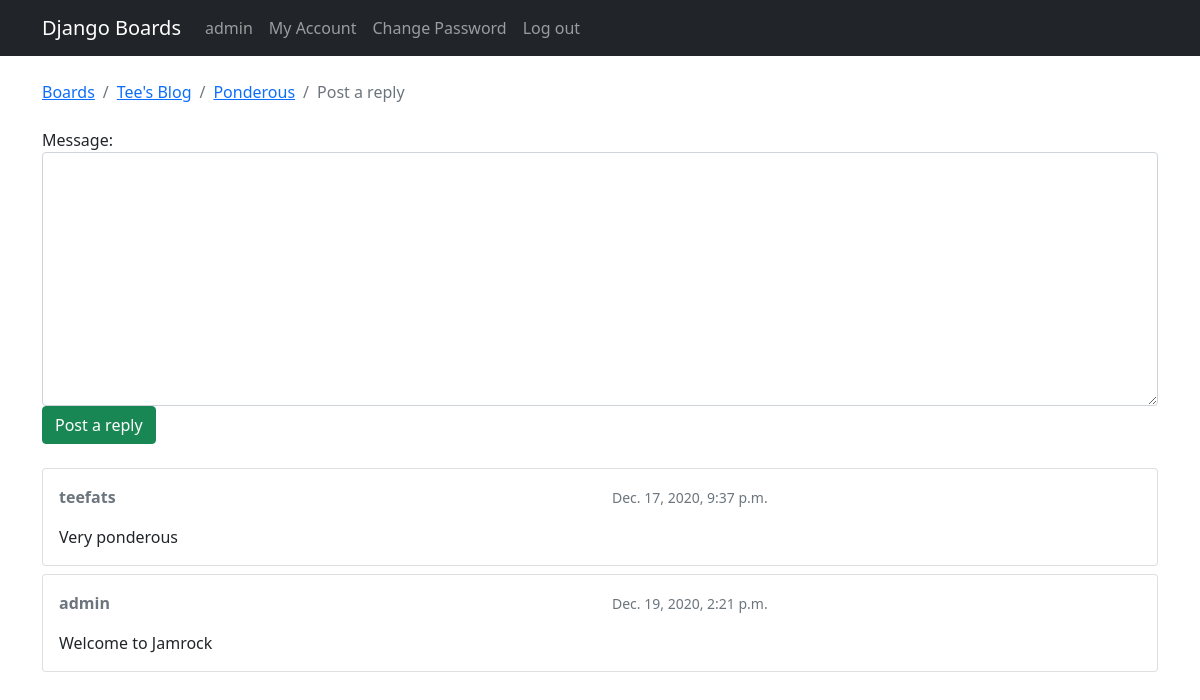
The page /boards/1/topics/10/reply/ (signed in) on the database its author committed.
### boards/models.py (models this page shows, shortened)
class Topic(models.Model):
    subject= models.CharField(max_length=255)
    last_updated = models.DateTimeField(auto_now_add=True)
    board = models.ForeignKey(Board, related_name= 'topics', on_delete=CASCADE)
    starter = models.ForeignKey(User, related_name='topics', on_delete=CASCADE)
    views = models.PositiveIntegerField(default=0)

class Board(models.Model):
    name = models.CharField(max_length=30, unique=True)
    description= models.CharField(max_length=100)

class Post(models.Model):
    message= models.TextField(max_length=4000)
    topic = models.ForeignKey(Topic, related_name='posts', on_delete=CASCADE)
    created_at = models.DateTimeField(auto_now_add=True)
    updated_at =models.DateTimeField(null=True)
    created_by = models.ForeignKey(User, related_name='posts', on_delete=CASCADE)
    updated_by = models.ForeignKey(User, null=True, related_name='+', on_delete=CASCADE)

### boards/views.py (the view)
# urls.py: url(r'^boards/(?P<pk>\d+)/topics/(?P<topic_pk>\d+)/reply/$', views.reply_topic, name='reply_topic'),
@login_required
def reply_topic(request, pk, topic_pk):
    topic = get_object_or_404(Topic, board__pk=pk, pk=topic_pk)
    if request.method == 'POST':
        form = PostForm(request.POST)
        if form.is_valid():
            post = form.save(commit=False)
            post.topic = topic
            post.created_by = request.user
            post.save()
            topic.last_updated = timezone.now()
            topic.save()
            topic_url = reverse('topic_posts', kwargs={'pk': pk, 'topic_pk': topic_pk})
            topic_post_url = '{url}?page={page}#{id}'.format(
                url=topic_url,
                id=post.pk,
                page=topic.get_page_count()
            )
            return redirect(topic_post_url)
    else:
        form = PostForm()
    return render(request, 'reply_topic.html', {'topic': topic, 'form': form})

### boards/forms.py
class PostForm(forms.ModelForm):
    class Meta:
        model = Post
        fields = ['message',]

### boards/templatetags/form_tags.py (called while the page is built)
@register.filter
def input_class(bound_field):
    css_class = ''
    if bound_field.form.is_bound:
        if bound_field.errors:
            css_class = 'is-invalid'
        elif field_type(bound_field) != 'PasswordInput':
            css_class = 'is-valid'
    return 'form-control {}'.format(css_class)

### templates/reply_topic.html (shortened to what this page needs)
{% extends 'base.html' %}
{% load static %}
{% block breadcrumb %}
  <li class="breadcrumb-item"><a href="{% url 'home' %}">Boards</a></li>
  <li class="breadcrumb-item"><a href="{% url 'board_topics' topic.board.pk %}">{{ topic.board.name }}</a></li>
  <li class="breadcrumb-item"><a href="{% url 'topic_posts' topic.board.pk topic.pk %}">{{ topic.subject }}</a></li>
  <li class="breadcrumb-item active">Post a reply</li>
{% endblock %}
{% block content %}
  <form method="post" class="mb-4" novalidate>
    {% include 'includes/form.html' %}
    <button type="submit" class="btn btn-success">Post a reply</button>
  </form>
  {% for post in topic.posts.all %}
    <div class="card mb-2">
      <div class="card-body p-3">
        <div class="row mb-3">
          <div class="col-6">
            <strong class="text-muted">{{ post.created_by.username }}</strong>
          </div>
          <div class="col-6 text-right">
            <small class="text-muted">{{ post.created_at }}</small>
          </div>
        </div>
        {{ post.message }}
      </div>
    </div>
  {% endfor %}
{% endblock %}

### templates/base.html (shortened to what this page needs)
{% load static %}
{% load bootstrap4 %}
<!DOCTYPE html>
<html lang="en">
<head>
    <link href="https://cdn.jsdelivr.net/npm/bootstrap@5.0.0-beta1/dist/css/bootstrap.min.css" rel="stylesheet">
    <link rel="stylesheet" href="https://cdn.jsdelivr.net/simplemde/latest/simplemde.min.css">
    <link rel="stylesheet" href="{% static '/roseboard/static/css/bootstrap.min.css' %}">
</head>
<body>
    {% block body %}
    <nav class="navbar navbar-expand-sm navbar-dark bg-dark">
        <div class="container">
          <a class="navbar-brand" href="{% url 'home' %}">Django Boards</a>
          <div class="collapse navbar-collapse" id="mainMenu">
              {% if user.is_authenticated %}
            <ul class="navbar-nav ml-auto">
              <li class="nav-item ">
                <a class="nav-link" href="#" id="userMenu"  aria-haspopup="true" aria-expanded="false">
                  {{ user.username }}
                </a>
            </li>
            <li class="nav-item ">
                <a class="nav-link" href="{% url 'my_account' %}" id="userMenu"  aria-haspopup="true" aria-expanded="false">
                  My Account
                </a>
            </li>
            <li class="nav-item ">
                <a class="nav-link" href="{% url 'password_reset' %}" id="userMenu"  aria-haspopup="true" aria-expanded="false">
                  Change Password
                </a>
            </li>
            <li class="nav-item ">
                <a class="nav-link" href="{% url 'logout' %}">
                  Log out
                </a>
            </li>
        </ul>
            {% endif %}
          </div>
        </div>
      </nav>
    <div class="container">
      <ol class="breadcrumb my-4">
        {% block breadcrumb %}
        {% endblock %}
      </ol>
      {% block content %}
      {% endblock %}
    </div>
  {% endblock body %}
  </body>
</html>

### rows shown on the page
Topic: board.name "Tee's Blog", subject "Ponderous"
Post: created_by.username "teefats", created_at "Dec. 17, 2020, 9:37 p.m.", message "Very ponderous"
Post: created_by.username "admin", created_at "Dec. 19, 2020, 2:21 p.m.", message "Welcome to Jamrock"

### other values the page prints
{{ user.username }} "admin"
{{ field.label_tag }} "Message:"
